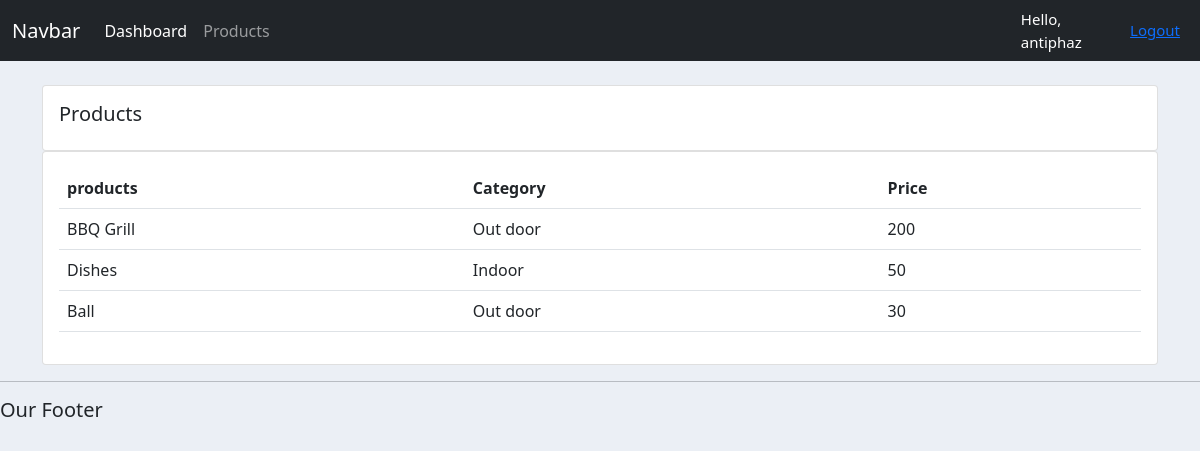
Screenshot of /products/ (signed in) with the database file from the repository.
### accounts/models.py (models this page shows, shortened)
class Products(models.Model):
    CATEGORY =  (
        ('Indoor', 'Indoor'),
        ('Out door', 'out door'),
    )
    name = models.CharField(max_length=200, null=True)
    Price = models.CharField(max_length=200, null=True)
    category = models.CharField(max_length=200, null=True, choices=CATEGORY)
    description = models.CharField(max_length=200, null=True)
    date_created =models.DateTimeField(auto_now_add=True)
    tags=models.ManyToManyField(Tag)

### accounts/views.py (the view)
# urls.py: path('products/', views.products, name="products"),
@login_required(login_url='login')
def products(request):
    products = Products.objects.all()
    context = {
        'products':products
    }
    return render(request, "accounts/products.html", context )

### templates/accounts/products.html (shortened to what this page needs)
{% extends 'accounts/main.html' %}
{% load static %}
{% block content %}
    <br>
<div class="container">
    <div class="row">
        <div class="col-md">
            <div class="card card-body">
                <h5> Products </h5>
            </div>
            <div class="card card-body">
                <table class="table">
                    <tr>
                        <th> products</th>
                        <th> Category</th>
                        <th> Price</th>
                    </tr>
                    {% for product in products %}
                    <tr>
                        <td>{{ product.name }} </td>
                        <td>{{ product.category }}</td>
                        <td>{{ product.Price }}</td>
                    </tr>
                    {% endfor %}
                </table>
            </div>
        </div>
    </div>
</div>
{% endblock %}

### templates/accounts/nav.html (shortened to what this page needs)
{% load static %}
<nav class="navbar navbar-expand-lg navbar-dark bg-dark">
  <div class="container-fluid">
    <a class="navbar-brand" href="#">Navbar</a>
    <div class="collapse navbar-collapse" id="navbarNav">
      <ul class="navbar-nav">
        <li class="nav-item">
          <a class="nav-link active" aria-current="page" href="#">Dashboard</a>
        </li>
        <li class="nav-item">
          <a class="nav-link" href="{% url 'accounts:products' %}">Products</a>
        </li>
        <li class="nav-item">
          <a class="nav-link" href="#"></a>
        </li>
        <li class="nav-item">
          <a class="nav-link disabled" href="#" tabindex="-1" aria-disabled="true"></a>
        </li>
      </ul>
    </div>
  </div>
  {% if user.is_authenticated %}
    <span class="hello-msg">Hello, {{request.user}}</span>
    <span class="hello-msg"><a href="{% url 'accounts:login' %}">Logout</a></span>
  {% endif %}
</nav>

### static/css/main.css (style rules this page uses)
body { margin:0; background-color:#ebeff5; }

### templates/accounts/main.html (style rules this page uses)
body { margin:0; background-color:#ebeff5; }

### templates/accounts/nav.html (style rules this page uses)
.hello-msg { font-size:15px; color: #fff; margin-right:20px; }

### rows the page displays
Products: name "BBQ Grill", category "Out door", Price "200"
Products: name "Dishes", category "Indoor", Price "50"
Products: name "Ball", category "Out door", Price "30"

### other values shown
{{ request.user }} "antiphaz"
